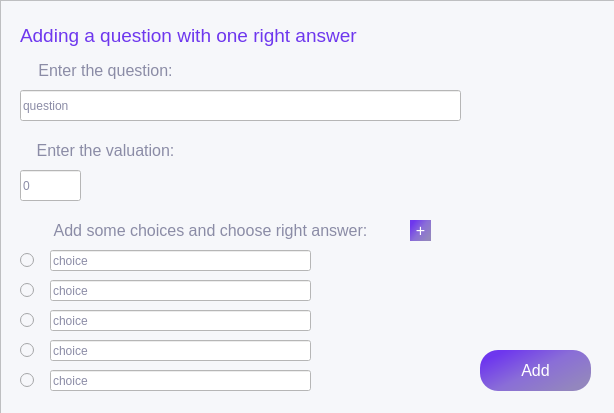
<?xml version="1.0" encoding="UTF-8"?>
<ui version="4.0">
 <class>Form</class>
 <widget class="QWidget" name="Form">
  <property name="geometry">
   <rect>
    <x>0</x>
    <y>0</y>
    <width>614</width>
    <height>413</height>
   </rect>
  </property>
  <property name="windowTitle">
   <string>Form</string>
  </property>
  <widget class="QFrame" name="frame">
   <property name="geometry">
    <rect>
     <x>0</x>
     <y>0</y>
     <width>620</width>
     <height>420</height>
    </rect>
   </property>
   <property name="styleSheet">
    <string notr="true">background-color: rgb(246, 247, 250);
color: rgb(110, 55, 238);
font: 12pt &quot;Arial&quot;;
color: rgb(139, 140, 166);</string>
   </property>
   <property name="frameShape">
    <enum>QFrame::StyledPanel</enum>
   </property>
   <property name="frameShadow">
    <enum>QFrame::Raised</enum>
   </property>
   <widget class="QLabel" name="label_2">
    <property name="geometry">
     <rect>
      <x>10</x>
      <y>50</y>
      <width>191</width>
      <height>41</height>
     </rect>
    </property>
    <property name="text">
     <string>&lt;html&gt;&lt;head/&gt;&lt;body&gt;&lt;p align=&quot;center&quot;&gt;&lt;span style=&quot; font-size:12pt;&quot;&gt;Enter the question:&lt;/span&gt;&lt;/p&gt;&lt;/body&gt;&lt;/html&gt;</string>
    </property>
    <property name="textFormat">
     <enum>Qt::RichText</enum>
    </property>
    <property name="alignment">
     <set>Qt::AlignCenter</set>
    </property>
   </widget>
   <widget class="QPushButton" name="pushButton">
    <property name="geometry">
     <rect>
      <x>480</x>
      <y>350</y>
      <width>111</width>
      <height>41</height>
     </rect>
    </property>
    <property name="font">
     <font>
      <family>Arial</family>
      <pointsize>12</pointsize>
      <weight>50</weight>
      <italic>false</italic>
      <bold>false</bold>
     </font>
    </property>
    <property name="cursor">
     <cursorShape>PointingHandCursor</cursorShape>
    </property>
    <property name="styleSheet">
     <string notr="true">background-color: qlineargradient(spread:pad, x1:0.07, y1:0.227364, x2:0.895, y2:0.847, stop:0 rgba(110, 55, 238, 255), stop:0.487562 rgba(138, 110, 215, 255), stop:1 rgba(147, 134, 190, 255));
border-radius: 18px;
color: rgb(255, 255, 255);</string>
    </property>
    <property name="text">
     <string>Add</string>
    </property>
   </widget>
   <widget class="QLabel" name="label_3">
    <property name="geometry">
     <rect>
      <x>20</x>
      <y>20</y>
      <width>501</width>
      <height>31</height>
     </rect>
    </property>
    <property name="styleSheet">
     <string notr="true">color: rgba(110, 55, 238, 255)</string>
    </property>
    <property name="text">
     <string>&lt;html&gt;&lt;head/&gt;&lt;body&gt;&lt;p&gt;&lt;span style=&quot; font-size:14pt;&quot;&gt;Adding a question with one right answer&lt;/span&gt;&lt;/p&gt;&lt;/body&gt;&lt;/html&gt;</string>
    </property>
    <property name="textFormat">
     <enum>Qt::RichText</enum>
    </property>
   </widget>
   <widget class="QLabel" name="label_5">
    <property name="geometry">
     <rect>
      <x>20</x>
      <y>130</y>
      <width>171</width>
      <height>41</height>
     </rect>
    </property>
    <property name="text">
     <string>&lt;html&gt;&lt;head/&gt;&lt;body&gt;&lt;p align=&quot;center&quot;&gt;&lt;span style=&quot; font-size:12pt;&quot;&gt;Enter the valuation:&lt;/span&gt;&lt;/p&gt;&lt;/body&gt;&lt;/html&gt;</string>
    </property>
    <property name="textFormat">
     <enum>Qt::RichText</enum>
    </property>
    <property name="alignment">
     <set>Qt::AlignCenter</set>
    </property>
   </widget>
   <widget class="QLineEdit" name="lineEdit">
    <property name="geometry">
     <rect>
      <x>20</x>
      <y>90</y>
      <width>441</width>
      <height>31</height>
     </rect>
    </property>
    <property name="styleSheet">
     <string notr="true">background-color: rgb(255,255,255);
font: 10pt &quot;MS Shell Dlg 2&quot;; </string>
    </property>
    <property name="text">
     <string>question</string>
    </property>
   </widget>
   <widget class="QLineEdit" name="lineEdit_2">
    <property name="geometry">
     <rect>
      <x>20</x>
      <y>170</y>
      <width>61</width>
      <height>31</height>
     </rect>
    </property>
    <property name="styleSheet">
     <string notr="true">background-color: rgb(255,255,255);
font: 10pt &quot;MS Shell Dlg 2&quot;; </string>
    </property>
    <property name="text">
     <string>0</string>
    </property>
   </widget>
   <widget class="QLabel" name="label_6">
    <property name="geometry">
     <rect>
      <x>10</x>
      <y>210</y>
      <width>401</width>
      <height>41</height>
     </rect>
    </property>
    <property name="text">
     <string>&lt;html&gt;&lt;head/&gt;&lt;body&gt;&lt;p align=&quot;center&quot;&gt;&lt;span style=&quot; font-size:12pt;&quot;&gt;Add some choices and choose right answer:&lt;/span&gt;&lt;/p&gt;&lt;/body&gt;&lt;/html&gt;</string>
    </property>
    <property name="textFormat">
     <enum>Qt::RichText</enum>
    </property>
    <property name="alignment">
     <set>Qt::AlignCenter</set>
    </property>
   </widget>
   <widget class="QRadioButton" name="radioButton">
    <property name="geometry">
     <rect>
      <x>20</x>
      <y>250</y>
      <width>16</width>
      <height>21</height>
     </rect>
    </property>
    <property name="styleSheet">
     <string notr="true">font: 12pt &quot;Arial&quot;;</string>
    </property>
    <property name="text">
     <string/>
    </property>
   </widget>
   <widget class="QRadioButton" name="radioButton_2">
    <property name="geometry">
     <rect>
      <x>20</x>
      <y>280</y>
      <width>21</width>
      <height>21</height>
     </rect>
    </property>
    <property name="styleSheet">
     <string notr="true">font: 12pt &quot;Arial&quot;;</string>
    </property>
    <property name="text">
     <string/>
    </property>
   </widget>
   <widget class="QRadioButton" name="radioButton_3">
    <property name="geometry">
     <rect>
      <x>20</x>
      <y>310</y>
      <width>21</width>
      <height>21</height>
     </rect>
    </property>
    <property name="styleSheet">
     <string notr="true">font: 12pt &quot;Arial&quot;;</string>
    </property>
    <property name="text">
     <string/>
    </property>
   </widget>
   <widget class="QRadioButton" name="radioButton_4">
    <property name="geometry">
     <rect>
      <x>20</x>
      <y>340</y>
      <width>16</width>
      <height>21</height>
     </rect>
    </property>
    <property name="styleSheet">
     <string notr="true">font: 12pt &quot;Arial&quot;;</string>
    </property>
    <property name="text">
     <string/>
    </property>
   </widget>
   <widget class="QRadioButton" name="radioButton_5">
    <property name="geometry">
     <rect>
      <x>20</x>
      <y>370</y>
      <width>21</width>
      <height>21</height>
     </rect>
    </property>
    <property name="styleSheet">
     <string notr="true">font: 12pt &quot;Arial&quot;;</string>
    </property>
    <property name="text">
     <string/>
    </property>
   </widget>
   <widget class="QPushButton" name="pushButton_2">
    <property name="geometry">
     <rect>
      <x>410</x>
      <y>220</y>
      <width>21</width>
      <height>21</height>
     </rect>
    </property>
    <property name="font">
     <font>
      <family>Arial</family>
      <pointsize>12</pointsize>
      <weight>50</weight>
      <italic>false</italic>
      <bold>false</bold>
     </font>
    </property>
    <property name="cursor">
     <cursorShape>PointingHandCursor</cursorShape>
    </property>
    <property name="styleSheet">
     <string notr="true">background-color: qlineargradient(spread:pad, x1:0.07, y1:0.227364, x2:0.895, y2:0.847, stop:0 rgba(110, 55, 238, 255), stop:0.487562 rgba(138, 110, 215, 255), stop:1 rgba(147, 134, 190, 255));
border-radius: 18px;
color: rgb(255, 255, 255);</string>
    </property>
    <property name="text">
     <string>+</string>
    </property>
   </widget>
   <widget class="QLineEdit" name="lineEdit_3">
    <property name="geometry">
     <rect>
      <x>50</x>
      <y>250</y>
      <width>261</width>
      <height>21</height>
     </rect>
    </property>
    <property name="styleSheet">
     <string notr="true">background-color: rgb(255,255,255);
font: 10pt &quot;MS Shell Dlg 2&quot;; </string>
    </property>
    <property name="text">
     <string>choice</string>
    </property>
   </widget>
   <widget class="QLineEdit" name="lineEdit_4">
    <property name="geometry">
     <rect>
      <x>50</x>
      <y>280</y>
      <width>261</width>
      <height>21</height>
     </rect>
    </property>
    <property name="styleSheet">
     <string notr="true">background-color: rgb(255,255,255);
font: 10pt &quot;MS Shell Dlg 2&quot;; </string>
    </property>
    <property name="text">
     <string>choice</string>
    </property>
   </widget>
   <widget class="QLineEdit" name="lineEdit_5">
    <property name="geometry">
     <rect>
      <x>50</x>
      <y>310</y>
      <width>261</width>
      <height>21</height>
     </rect>
    </property>
    <property name="styleSheet">
     <string notr="true">background-color: rgb(255,255,255);
font: 10pt &quot;MS Shell Dlg 2&quot;; </string>
    </property>
    <property name="text">
     <string>choice</string>
    </property>
   </widget>
   <widget class="QLineEdit" name="lineEdit_6">
    <property name="geometry">
     <rect>
      <x>50</x>
      <y>340</y>
      <width>261</width>
      <height>21</height>
     </rect>
    </property>
    <property name="styleSheet">
     <string notr="true">background-color: rgb(255,255,255);
font: 10pt &quot;MS Shell Dlg 2&quot;; </string>
    </property>
    <property name="text">
     <string>choice</string>
    </property>
   </widget>
   <widget class="QLineEdit" name="lineEdit_7">
    <property name="geometry">
     <rect>
      <x>50</x>
      <y>370</y>
      <width>261</width>
      <height>21</height>
     </rect>
    </property>
    <property name="styleSheet">
     <string notr="true">background-color: rgb(255,255,255);
font: 10pt &quot;MS Shell Dlg 2&quot;; </string>
    </property>
    <property name="text">
     <string>choice</string>
    </property>
   </widget>
   <widget class="QPushButton" name="pushButton_3">
    <property name="geometry">
     <rect>
      <x>410</x>
      <y>220</y>
      <width>21</width>
      <height>21</height>
     </rect>
    </property>
    <property name="font">
     <font>
      <family>Arial</family>
      <pointsize>12</pointsize>
      <weight>50</weight>
      <italic>false</italic>
      <bold>false</bold>
     </font>
    </property>
    <property name="cursor">
     <cursorShape>PointingHandCursor</cursorShape>
    </property>
    <property name="styleSheet">
     <string notr="true">background-color: qlineargradient(spread:pad, x1:0.07, y1:0.227364, x2:0.895, y2:0.847, stop:0 rgba(110, 55, 238, 255), stop:0.487562 rgba(138, 110, 215, 255), stop:1 rgba(147, 134, 190, 255));
border-radius: 18px;
color: rgb(255, 255, 255);</string>
    </property>
    <property name="text">
     <string>+</string>
    </property>
   </widget>
   <widget class="QPushButton" name="pushButton_4">
    <property name="geometry">
     <rect>
      <x>410</x>
      <y>220</y>
      <width>21</width>
      <height>21</height>
     </rect>
    </property>
    <property name="font">
     <font>
      <family>Arial</family>
      <pointsize>12</pointsize>
      <weight>50</weight>
      <italic>false</italic>
      <bold>false</bold>
     </font>
    </property>
    <property name="cursor">
     <cursorShape>PointingHandCursor</cursorShape>
    </property>
    <property name="styleSheet">
     <string notr="true">background-color: qlineargradient(spread:pad, x1:0.07, y1:0.227364, x2:0.895, y2:0.847, stop:0 rgba(110, 55, 238, 255), stop:0.487562 rgba(138, 110, 215, 255), stop:1 rgba(147, 134, 190, 255));
border-radius: 18px;
color: rgb(255, 255, 255);</string>
    </property>
    <property name="text">
     <string>+</string>
    </property>
   </widget>
   <zorder>pushButton_4</zorder>
   <zorder>pushButton_3</zorder>
   <zorder>label_2</zorder>
   <zorder>pushButton</zorder>
   <zorder>label_3</zorder>
   <zorder>label_5</zorder>
   <zorder>lineEdit</zorder>
   <zorder>lineEdit_2</zorder>
   <zorder>label_6</zorder>
   <zorder>radioButton</zorder>
   <zorder>radioButton_2</zorder>
   <zorder>radioButton_3</zorder>
   <zorder>radioButton_4</zorder>
   <zorder>radioButton_5</zorder>
   <zorder>pushButton_2</zorder>
   <zorder>lineEdit_3</zorder>
   <zorder>lineEdit_4</zorder>
   <zorder>lineEdit_5</zorder>
   <zorder>lineEdit_6</zorder>
   <zorder>lineEdit_7</zorder>
  </widget>
 </widget>
 <resources/>
 <connections/>
</ui>
